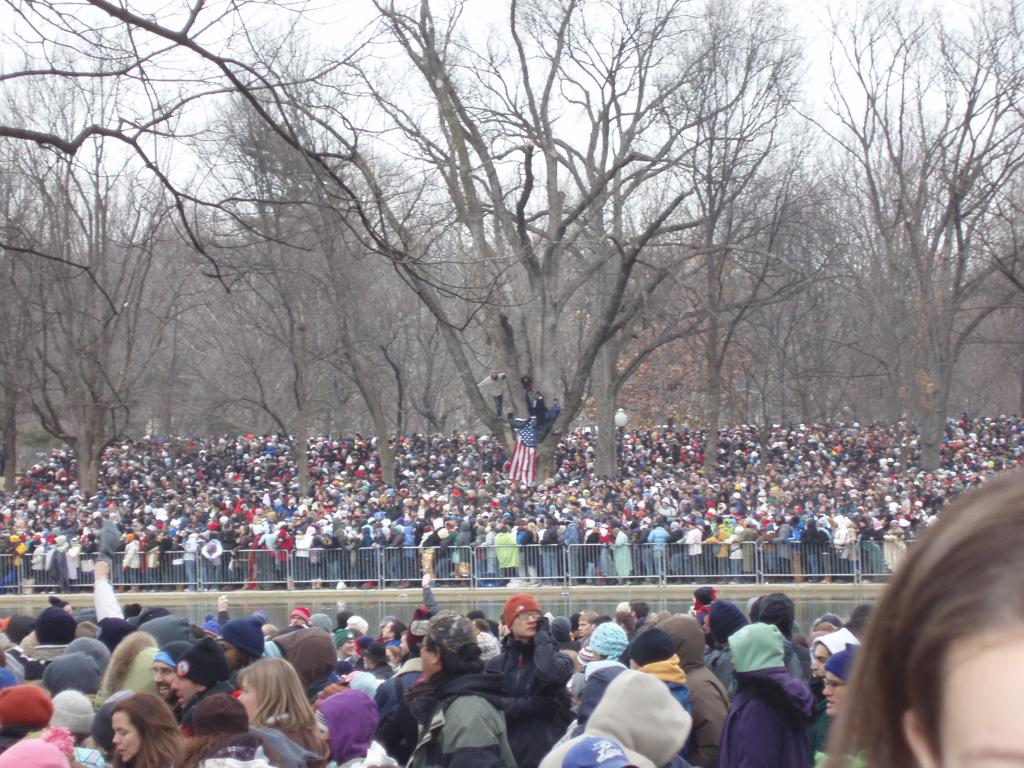
#> input picture data_preparation/IMG_1.jpg, 1024 x 768 px
$ python Density_single_image.py
#> lines starting #> are read from the running program, lines starting #| are printed output that depends on the picture; after the words box and inside, x2 and y2 are one past the last pixel; in counts of white or black regions, pixels touching at a corner belong together
import numpy as np
import os
import matplotlib.image as mpimg
import scipy.io as sio
from scipy.ndimage import filters
import matplotlib.pyplot as plt
from sklearn.neighbors import NearestNeighbors
from PIL import Image
import math

def gaussian_filter_density(gt):
    pts = np.array(list(zip(np.nonzero(gt)[1], np.nonzero(gt)[0])))
    neighbors = NearestNeighbors(n_neighbors=4, algorithm='kd_tree', leaf_size=1200)
    neighbors.fit(pts.copy())
    distances, _ = neighbors.kneighbors()
    density = np.zeros(gt.shape, dtype=np.float32)
    type(distances)
    sigmas = distances.sum(axis=1) * 0.075
    for i in range(len(pts)):
        pt = pts[i]
        pt2d = np.zeros(shape=gt.shape, dtype=np.float32)
        pt2d[pt[1]][pt[0]] = 1
        # starttime = datetime.datetime.now()
        density += filters.gaussian_filter(pt2d, sigmas[i], mode='constant')
        # endtime = datetime.datetime.now()
        #
        # interval = (endtime - starttime)
        # print(interval)
    return density


def create_density(gts, d_map_h, d_map_w):
    res = np.zeros(shape=[d_map_h, d_map_w])
    bool_res = (gts[:, 0] < d_map_w) & (gts[:, 1] < d_map_h)
    for k in range(len(gts)):
        gt = gts[k]
        if (bool_res[k] == True):
            res[int(gt[1])][int(gt[0])] = 1
    pts = np.array(list(zip(np.nonzero(res)[1], np.nonzero(res)[0])))
    neighbors = NearestNeighbors(n_neighbors=4, algorithm='kd_tree', leaf_size=1200)
    neighbors.fit(pts.copy())
    distances, _ = neighbors.kneighbors()
    map_shape = [d_map_h, d_map_w]
    density = np.zeros(shape=map_shape, dtype=np.float32)
    sigmas = distances.sum(axis=1) * 0.075
    for i in range(len(pts)):
        pt = pts[i]
        pt2d = np.zeros(shape=map_shape, dtype=np.float32)
        pt2d[pt[1]][pt[0]] = 1
        # starttime = datetime.datetime.now()
        density += filters.gaussian_filter(pt2d, sigmas[i], mode='constant')
    return density

if __name__ == '__main__':
    Image_ = 'IMG_1.jpg'
    GT_Image = 'GT_IMG_1.mat'

    output_path = r'Single_result/'

    if not os.path.isdir(output_path):
        os.mkdir(output_path)

    img = mpimg.imread(Image_)
#> img is the input picture: shape (768, 1024, 3); mean R, G, B 145.9, 141.2, 144.9
    gt  = sio.loadmat(GT_Image)
#> (reads data_preparation/GT_IMG_1.mat from the repository)
    gts = gt['image_info'][0][0][0][0][0]
    print('gts shape = {}'.format(gts.shape))

    if len(img.shape) < 3:
        img = img.reshape([img.shape[0], img.shape[1], 1])
        print('image.shape = {}'.format(img.shape))
    else:
        print('image shape = {}'.format(img.shape))
#| image shape = (768, 1024, 3)

    density_map_h = math.floor(math.floor(float(img.shape[0]) / 2.0) / 2.0)
#> density_map_h = 192
    density_map_w = math.floor(math.floor(float(img.shape[1]) / 2.0) / 2.0)
#> density_map_w = 256

    density_map = create_density(gts / 4, density_map_h, density_map_w)
#> after the loop in create_density, `for k in range(len(gts)):`:
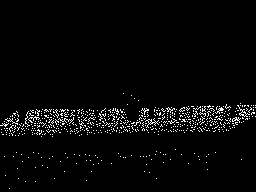
#> res: shape (192, 256) float64; values 0 (black) and 1 (white), 3.1% white in thin lines or dots, all inside (x1, y1, x2, y2) = (0, 93, 256, 189)
#> after the loop in create_density, `for i in range(len(pts)):`:
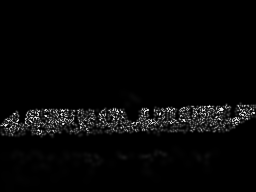
#> density: shape (192, 256) float32; min 0, max 1.15, mean 0.0307; drawn with min black and max white
#> after the loop in create_density, `for i in range(len(pts)):`:
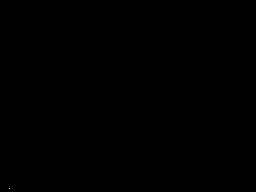
#> pt2d: shape (192, 256) float32; values 0 (black) and 1 (white), 0% white in thin lines or dots, all inside (x1, y1, x2, y2) = (9, 188, 10, 189)
    print('density_map shape is {}'.format(density_map.shape))
#| density_map shape is (192, 256)

    ph = math.floor(float(img.shape[0] / 3.0))
#> ph = 256
    pw = math.floor(float(img.shape[1] / 3.0))
#> pw = 341

    d_map_ph = math.floor(math.floor(ph / 2.0) / 2.0)
#> d_map_ph = 64
    d_map_pw = math.floor(math.floor(pw / 2.0) / 2.0)
#> d_map_pw = 85
    count = 1
    py1 = 1
    py2 = 1
    for i in range(1, 4):
        px1 = 1
        px2 = 1
        for j in range(1, 4):
            print('px = {}, py = {}'.format(px1, py1))
            final_image = img[py1 - 1: py1 + ph - 1, px1 - 1: px1 + pw - 1, :]
            final_gt = density_map[py2 - 1: py2 + d_map_ph - 1, px2 - 1: px2 + d_map_pw - 1]
            print('img shape is {}\ngt shape is {}'.format(final_image.shape, final_gt.shape))
            px1 = px1 + pw
            px2 = px2 + d_map_pw

            if final_image.shape[2] < 3:
                final_image = np.tile(final_image, [1, 1, 3])
            #image_final_name = output_path + '{}_{}.jpg'.format(i, j)
            #gt_final_name = output_path + '{}_{}.npy'.format(i, j)

            image_final_name = output_path + '{}.jpg'.format(count)
            gt_final_name = output_path + '{}'.format(count)
            print('gt final name is {}'.format(gt_final_name))
            Image.fromarray(final_image).convert('RGB').save(image_final_name)
            np.save(gt_final_name, final_gt)
            count = count + 1
            #plt.imshow(final_gt)
            #plt.show()

        py1 = py1 + ph
        py2 = py2 + d_map_ph
#> this loop made 3 passes
#> pass 1, `Image.fromarray(final_image).convert('RGB').save(image_final_name)`:
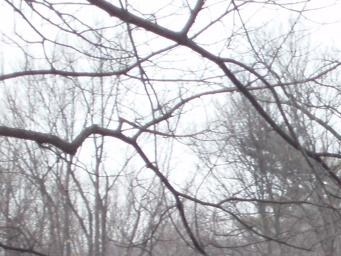
#> saved as 1.jpg: PIL image 341x256 RGB; mean R, G, B 188.6, 188.1, 192.2
#> pass 1, `Image.fromarray(final_image).convert('RGB').save(image_final_name)`:
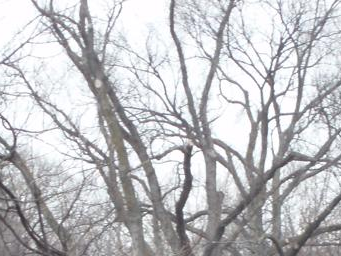
#> saved as 2.jpg: PIL image 341x256 RGB; mean R, G, B 191.8, 192.2, 195.2
#> pass 1, `Image.fromarray(final_image).convert('RGB').save(image_final_name)`:
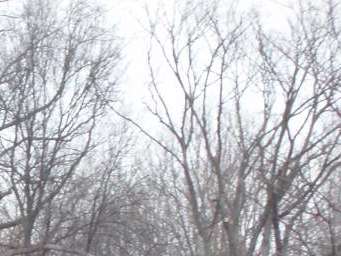
#> saved as 3.jpg: PIL image 341x256 RGB; mean R, G, B 191.1, 191.8, 196.1
#> after the loop:
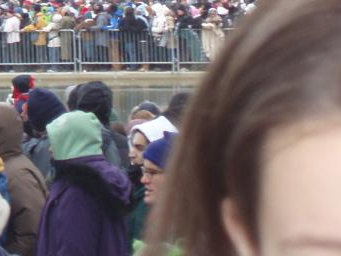
#> final_image: shape (256, 341, 3); mean R, G, B 116.7, 106.2, 107.6
#> after the loop, count = 10; py1 = 769; py2 = 193

#plt.imshow(density_map)
#plt.show()
